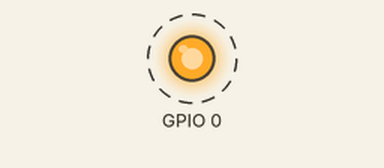
Recording of a program running on a simulated ESP8266 (NodeMCU). Shown: output pins drawn as LEDs (lit = HIGH). Dashed ring = blinking. What the program prints to the serial monitor is not drawn.

Above: at 0.2 s.
Timing chart, 0 to 3.0 s (numbered marks = the images above):
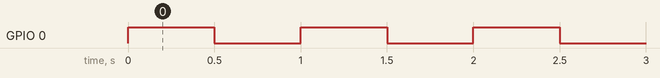

The program:

main.cpp
```cpp
#include <Arduino.h>
#include <ESP8266WiFi.h>

int cnt = 0;

void setup()
{
	Serial.begin(115200);
	pinMode(0, OUTPUT);
	Serial.println("\n\n\n");
}

void loop()
{
	cnt++;
	if(cnt % 2) {
		Serial.println("========== ON ===========");
		digitalWrite(0, HIGH);
	} else {
		Serial.println("========== OFF ===========");
		digitalWrite(0, LOW);
	}
	delay(500);
}
```

Measured:
- by itself, GPIO 0: alternates HIGH for 0.50 s and LOW for 0.50 s
